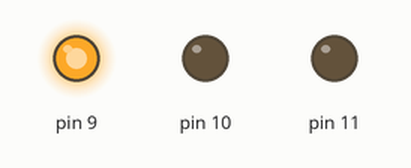
A sketch run on a simulated Arduino Uno, built with avr-gcc and run on an emulated ATmega328P. On the bench: output pins drawn as LEDs (lit = HIGH).

Above: at 0.05 s.
At 4.0 s:
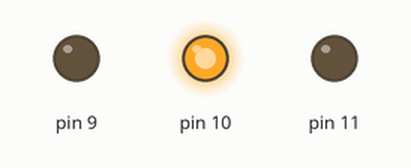
At 6.0 s:
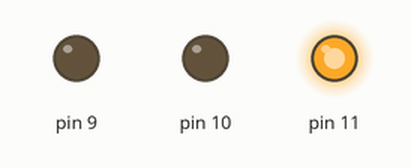
At 8.0 s:
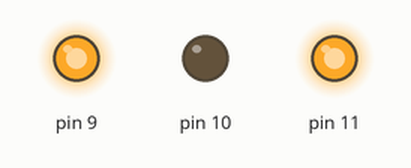
Timing chart, 0 to 10.4 s (numbered marks = the images above):
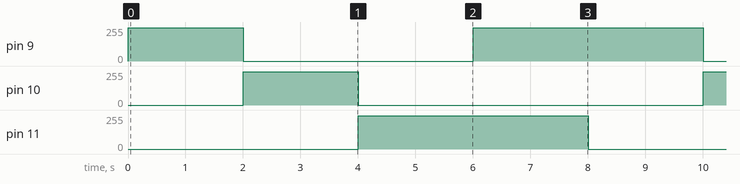

The sketch:

rgb_led1.ino
```cpp
// C++ code
//
void setup()
{
  pinMode(11, OUTPUT);
  pinMode(10, OUTPUT);
  pinMode(9, OUTPUT);
}

void loop()
{
  analogWrite(11,0);
  analogWrite(10,0);
  analogWrite(9,250);
  delay(2000);
  analogWrite(11,0);
  analogWrite(10,250);
  analogWrite(9,0);
  delay(2000);
  analogWrite(11,250);
  analogWrite(10,0);
  analogWrite(9,0);
  delay(2000);
  analogWrite(11,250);
  analogWrite(10,0);
  analogWrite(9,250);
  delay(2000);

 }


  
```

Measured:
- by itself, pin 9: repeats every 8.0 s: 0/255 4.0 s, 250/255 4.0 s
- by itself, pin 10: alternates 250/255 for 2.0 s and 0/255 for 6.0 s
- by itself, pin 11: alternates 250/255 for 4.0 s and 0/255 for 4.0 s
